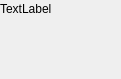
<?xml version="1.0" encoding="UTF-8"?>
<ui version="4.0">
 <class>Form</class>
 <widget class="QWidget" name="Form">
  <property name="geometry">
   <rect>
    <x>0</x>
    <y>0</y>
    <width>121</width>
    <height>79</height>
   </rect>
  </property>
  <property name="windowTitle">
   <string>Form</string>
  </property>
  <widget class="QLabel" name="name">
   <property name="geometry">
    <rect>
     <x>0</x>
     <y>0</y>
     <width>64</width>
     <height>17</height>
    </rect>
   </property>
   <property name="text">
    <string>TextLabel</string>
   </property>
  </widget>
 </widget>
 <resources/>
 <connections/>
</ui>
